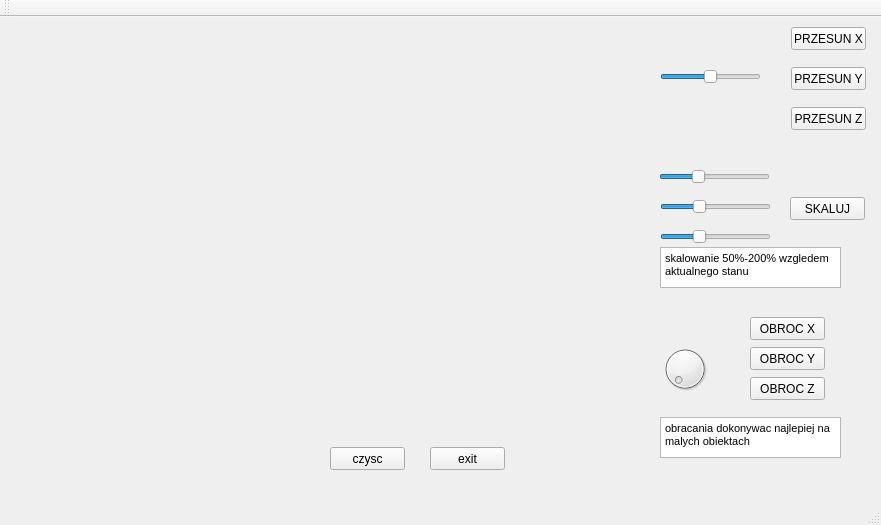
<?xml version="1.0" encoding="UTF-8"?>
<ui version="4.0">
 <class>MainWindow</class>
 <widget class="QMainWindow" name="MainWindow">
  <property name="geometry">
   <rect>
    <x>0</x>
    <y>0</y>
    <width>881</width>
    <height>525</height>
   </rect>
  </property>
  <property name="baseSize">
   <size>
    <width>261</width>
    <height>161</height>
   </size>
  </property>
  <property name="windowTitle">
   <string>MainWindow</string>
  </property>
  <widget class="QWidget" name="centralWidget">
   <widget class="QFrame" name="ramka">
    <property name="geometry">
     <rect>
      <x>10</x>
      <y>20</y>
      <width>381</width>
      <height>371</height>
     </rect>
    </property>
    <property name="baseSize">
     <size>
      <width>291</width>
      <height>161</height>
     </size>
    </property>
    <property name="autoFillBackground">
     <bool>false</bool>
    </property>
    <property name="frameShape">
     <enum>QFrame::NoFrame</enum>
    </property>
    <property name="frameShadow">
     <enum>QFrame::Raised</enum>
    </property>
   </widget>
   <widget class="QPushButton" name="exitButton">
    <property name="geometry">
     <rect>
      <x>430</x>
      <y>430</y>
      <width>75</width>
      <height>23</height>
     </rect>
    </property>
    <property name="text">
     <string>exit</string>
    </property>
   </widget>
   <widget class="QPushButton" name="czyscButton">
    <property name="geometry">
     <rect>
      <x>330</x>
      <y>430</y>
      <width>75</width>
      <height>23</height>
     </rect>
    </property>
    <property name="text">
     <string>czysc</string>
    </property>
   </widget>
   <widget class="QSlider" name="horizontalSlider">
    <property name="geometry">
     <rect>
      <x>660</x>
      <y>50</y>
      <width>101</width>
      <height>19</height>
     </rect>
    </property>
    <property name="minimum">
     <number>-50</number>
    </property>
    <property name="maximum">
     <number>50</number>
    </property>
    <property name="orientation">
     <enum>Qt::Horizontal</enum>
    </property>
   </widget>
   <widget class="QPushButton" name="przesunXButton">
    <property name="geometry">
     <rect>
      <x>791</x>
      <y>10</y>
      <width>75</width>
      <height>23</height>
     </rect>
    </property>
    <property name="text">
     <string>PRZESUN X</string>
    </property>
   </widget>
   <widget class="QPushButton" name="przesunYButton">
    <property name="geometry">
     <rect>
      <x>791</x>
      <y>50</y>
      <width>75</width>
      <height>23</height>
     </rect>
    </property>
    <property name="text">
     <string>PRZESUN Y</string>
    </property>
   </widget>
   <widget class="QPushButton" name="przesunZButton">
    <property name="geometry">
     <rect>
      <x>791</x>
      <y>90</y>
      <width>75</width>
      <height>23</height>
     </rect>
    </property>
    <property name="text">
     <string>PRZESUN Z</string>
    </property>
   </widget>
   <widget class="QSlider" name="horizontalSlider_4">
    <property name="geometry">
     <rect>
      <x>659</x>
      <y>150</y>
      <width>111</width>
      <height>20</height>
     </rect>
    </property>
    <property name="minimum">
     <number>50</number>
    </property>
    <property name="maximum">
     <number>200</number>
    </property>
    <property name="pageStep">
     <number>10</number>
    </property>
    <property name="value">
     <number>100</number>
    </property>
    <property name="orientation">
     <enum>Qt::Horizontal</enum>
    </property>
   </widget>
   <widget class="QSlider" name="horizontalSlider_5">
    <property name="geometry">
     <rect>
      <x>660</x>
      <y>180</y>
      <width>111</width>
      <height>19</height>
     </rect>
    </property>
    <property name="minimum">
     <number>50</number>
    </property>
    <property name="maximum">
     <number>200</number>
    </property>
    <property name="pageStep">
     <number>10</number>
    </property>
    <property name="value">
     <number>100</number>
    </property>
    <property name="orientation">
     <enum>Qt::Horizontal</enum>
    </property>
   </widget>
   <widget class="QSlider" name="horizontalSlider_6">
    <property name="geometry">
     <rect>
      <x>660</x>
      <y>210</y>
      <width>111</width>
      <height>19</height>
     </rect>
    </property>
    <property name="minimum">
     <number>50</number>
    </property>
    <property name="maximum">
     <number>200</number>
    </property>
    <property name="pageStep">
     <number>10</number>
    </property>
    <property name="value">
     <number>100</number>
    </property>
    <property name="orientation">
     <enum>Qt::Horizontal</enum>
    </property>
   </widget>
   <widget class="QPushButton" name="skalujButton">
    <property name="geometry">
     <rect>
      <x>790</x>
      <y>180</y>
      <width>75</width>
      <height>23</height>
     </rect>
    </property>
    <property name="text">
     <string>SKALUJ</string>
    </property>
   </widget>
   <widget class="QTextEdit" name="textEdit">
    <property name="geometry">
     <rect>
      <x>660</x>
      <y>230</y>
      <width>181</width>
      <height>41</height>
     </rect>
    </property>
    <property name="html">
     <string>&lt;!DOCTYPE HTML PUBLIC &quot;-//W3C//DTD HTML 4.0//EN&quot; &quot;http://www.w3.org/TR/REC-html40/strict.dtd&quot;&gt;
&lt;html&gt;&lt;head&gt;&lt;meta name=&quot;qrichtext&quot; content=&quot;1&quot; /&gt;&lt;style type=&quot;text/css&quot;&gt;
p, li { white-space: pre-wrap; }
&lt;/style&gt;&lt;/head&gt;&lt;body style=&quot; font-family:'MS Shell Dlg 2'; font-size:8.25pt; font-weight:400; font-style:normal;&quot;&gt;
&lt;p style=&quot; margin-top:0px; margin-bottom:0px; margin-left:0px; margin-right:0px; -qt-block-indent:0; text-indent:0px;&quot;&gt;&lt;span style=&quot; font-size:8pt;&quot;&gt;skalowanie 50%-200% wzgledem aktualnego stanu&lt;/span&gt;&lt;/p&gt;&lt;/body&gt;&lt;/html&gt;</string>
    </property>
   </widget>
   <widget class="QDial" name="dial">
    <property name="geometry">
     <rect>
      <x>660</x>
      <y>320</y>
      <width>50</width>
      <height>64</height>
     </rect>
    </property>
    <property name="maximum">
     <number>360</number>
    </property>
   </widget>
   <widget class="QPushButton" name="obrocXButton">
    <property name="geometry">
     <rect>
      <x>750</x>
      <y>300</y>
      <width>75</width>
      <height>23</height>
     </rect>
    </property>
    <property name="text">
     <string>OBROC X</string>
    </property>
   </widget>
   <widget class="QTextEdit" name="textEdit_2">
    <property name="geometry">
     <rect>
      <x>660</x>
      <y>400</y>
      <width>181</width>
      <height>41</height>
     </rect>
    </property>
    <property name="html">
     <string>&lt;!DOCTYPE HTML PUBLIC &quot;-//W3C//DTD HTML 4.0//EN&quot; &quot;http://www.w3.org/TR/REC-html40/strict.dtd&quot;&gt;
&lt;html&gt;&lt;head&gt;&lt;meta name=&quot;qrichtext&quot; content=&quot;1&quot; /&gt;&lt;style type=&quot;text/css&quot;&gt;
p, li { white-space: pre-wrap; }
&lt;/style&gt;&lt;/head&gt;&lt;body style=&quot; font-family:'MS Shell Dlg 2'; font-size:8.25pt; font-weight:400; font-style:normal;&quot;&gt;
&lt;p style=&quot; margin-top:0px; margin-bottom:0px; margin-left:0px; margin-right:0px; -qt-block-indent:0; text-indent:0px;&quot;&gt;&lt;span style=&quot; font-size:8pt;&quot;&gt;obracania dokonywac najlepiej na malych obiektach&lt;/span&gt;&lt;/p&gt;&lt;/body&gt;&lt;/html&gt;</string>
    </property>
   </widget>
   <widget class="QPushButton" name="obrocYButton">
    <property name="geometry">
     <rect>
      <x>750</x>
      <y>330</y>
      <width>75</width>
      <height>23</height>
     </rect>
    </property>
    <property name="text">
     <string>OBROC Y</string>
    </property>
   </widget>
   <widget class="QPushButton" name="obrocZButton">
    <property name="geometry">
     <rect>
      <x>750</x>
      <y>360</y>
      <width>75</width>
      <height>23</height>
     </rect>
    </property>
    <property name="text">
     <string>OBROC Z</string>
    </property>
   </widget>
  </widget>
  <widget class="QMenuBar" name="menuBar">
   <property name="geometry">
    <rect>
     <x>0</x>
     <y>0</y>
     <width>881</width>
     <height>21</height>
    </rect>
   </property>
  </widget>
  <widget class="QToolBar" name="mainToolBar">
   <attribute name="toolBarArea">
    <enum>TopToolBarArea</enum>
   </attribute>
   <attribute name="toolBarBreak">
    <bool>false</bool>
   </attribute>
  </widget>
  <widget class="QStatusBar" name="statusBar"/>
 </widget>
 <layoutdefault spacing="6" margin="11"/>
 <resources/>
 <connections/>
</ui>
